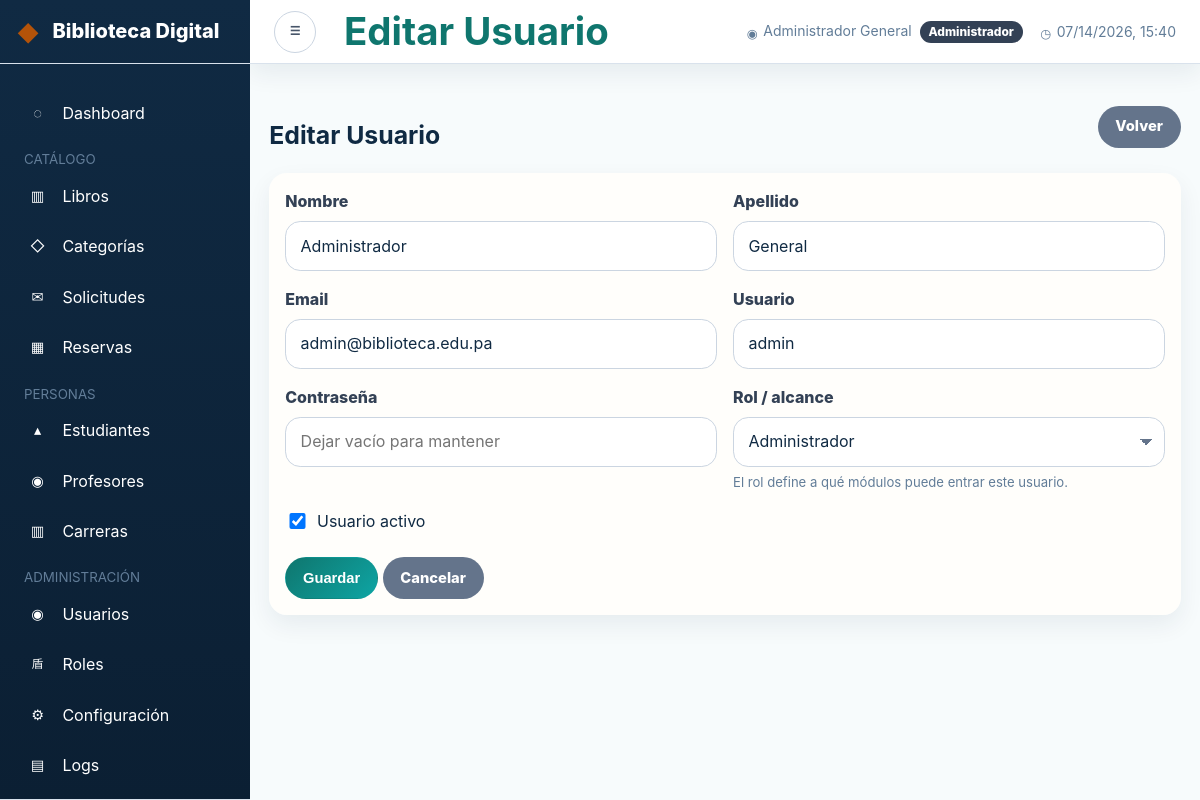
The app's page /public/index.php?mod=usuarios&accion=form&id=1 (signed in) with its own data.
### tables this page shows
CREATE TABLE `usuarios` (
    `id_usuario`        INT UNSIGNED NOT NULL AUTO_INCREMENT,
    `nombre`            VARCHAR(100) NOT NULL,
    `apellido`          VARCHAR(100) NOT NULL,
    `email`             VARCHAR(255) NOT NULL,
    `username`          VARCHAR(50) NOT NULL,
    `password_hash`     VARCHAR(255) NOT NULL,
    `rol`               ENUM('administrador','operador') NOT NULL DEFAULT 'operador',
    `id_rol`            INT UNSIGNED NULL,
    `activo`            TINYINT(1) NOT NULL DEFAULT 1,
    `intentos_fallidos` TINYINT(1) NOT NULL DEFAULT 0,
    `bloqueado`         TINYINT(1) NOT NULL DEFAULT 0,
    `ultimo_login`      DATETIME NULL,
    `firma_datos`       CHAR(64),
    `created_at`        DATETIME NOT NULL DEFAULT CURRENT_TIMESTAMP,
    `updated_at`        DATETIME NOT NULL DEFAULT CURRENT_TIMESTAMP ON UPDATE CURRENT_TIMESTAMP,
    PRIMARY KEY (`id_usuario`),
    UNIQUE KEY `uq_usuario_email` (`email`),
    UNIQUE KEY `uq_usuario_username` (`username`),
    KEY `idx_usuario_rol` (`id_rol`),
    CONSTRAINT `fk_usuario_rol`
        FOREIGN KEY (`id_rol`) REFERENCES `roles` (`id_rol`)
        ON DELETE SET NULL
);

CREATE TABLE `roles` (
    `id_rol`      INT UNSIGNED NOT NULL AUTO_INCREMENT,
    `nombre`      VARCHAR(80) NOT NULL,
    `descripcion` VARCHAR(255),
    `modulos`     TEXT NOT NULL COMMENT 'CSV de módulos permitidos o * para control total',
    `activo`      TINYINT(1) NOT NULL DEFAULT 1,
    `created_at`  DATETIME NOT NULL DEFAULT CURRENT_TIMESTAMP,
    `updated_at`  DATETIME NOT NULL DEFAULT CURRENT_TIMESTAMP ON UPDATE CURRENT_TIMESTAMP,
    PRIMARY KEY (`id_rol`),
    UNIQUE KEY `uq_roles_nombre` (`nombre`)
);

### controllers/UsuarioController.php (called while the page is built, shortened)
<?php
class UsuarioController
{
    private UsuarioModel $modelo;
    private RolModel $roles;
    public function __construct()
    {
        $this->modelo = new UsuarioModel();
        $this->roles = new RolModel();
    }
    public function form(): void
    {
        $id = Sanitizador::entero($_GET['id'] ?? 0);
        $usuario = $id ? $this->modelo->obtenerPorId($id) : [];
        $roles = $this->roles->obtenerTodosActivos();
        require_once SRC_PATH . '/views/usuarios/form.php';
    }
}

### public/index.php (called while the page is built, shortened)
<?php
require_once dirname(__DIR__) . '/config.php';
$mod = Sanitizador::alfanumerico($_GET['mod'] ?? 'portal');
$accion = Sanitizador::alfanumerico($_GET['accion'] ?? 'index');
switch ($mod) {
    case 'usuarios':
        $controller = new UsuarioController();
        break;
}
$controller->{$accion}();

### utilidades/Sanitizador.php (called while the page is built, shortened)
<?php
class Sanitizador
{
    public static function entero($valor): int
    {
        return filter_var($valor, FILTER_VALIDATE_INT) ?: 0;
    }
    public static function html(string $valor): string
    {
        return htmlspecialchars($valor, ENT_QUOTES | ENT_SUBSTITUTE, 'UTF-8');
    }
    public static function obtenerViejosDatos(): array
    {
        $datos = $_SESSION['old_input'] ?? [];
        return $datos;
    }
}

### config.php (called while the page is built, shortened)
<?php
require_once __DIR__ . '/utilidades/Env.php';
if (!function_exists('normalizarRol')) {
    function normalizarRol(string $rol, string $username = ''): string
    {
        $rol = strtolower(trim($rol));
        return match ($rol) {
            'admin', 'administrador' => 'administrador',
            'bibliotecario', 'operador' => 'operador',
            default => $rol,
        };
    }
}
if (!function_exists('usuarioPuede')) {
    function usuarioPuede(string $modulo): bool
    {
        $usuario = $_SESSION['usuario'] ?? null;
        $rol = normalizarRol((string)($usuario['rol'] ?? ''), (string)($usuario['username'] ?? ''));
        if ($rol === 'administrador') {
            return true;
        }
        $permisos = $usuario['permisos'] ?? [];
        return in_array('*', $permisos, true) || in_array($modulo, $permisos, true);
    }
}
require_once SRC_PATH . '/utilidades/Sanitizador.php';
require_once SRC_PATH . '/conexion/Conexion.php';
require_once SRC_PATH . '/models/RolModel.php';
require_once SRC_PATH . '/models/UsuarioModel.php';
require_once SRC_PATH . '/controllers/UsuarioController.php';

### models/UsuarioModel.php (called while the page is built, shortened)
<?php
class UsuarioModel implements IRepositorio
{
    private PDO $pdo;
    public function __construct()
    {
        $this->pdo = Conexion::obtenerInstancia()->getConexion();
    }
    public function obtenerPorId(int $id): array|false
    {
        $stmt = $this->pdo->prepare(
            'SELECT u.id_usuario, u.nombre, u.apellido, u.email, u.username, u.rol, u.id_rol, u.activo
             FROM usuarios u WHERE u.id_usuario = ?'
        );
        $stmt->execute([$id]);
        return $stmt->fetch();
    }
}

### utilidades/Env.php (called while the page is built, shortened)
<?php
final class Env
{
    public static function get(string $clave, mixed $default = null): mixed
    {
        $valor = getenv($clave);
        if ($valor !== false) {
            return $valor;
        }
        return $default;
    }
    public static function int(string $clave, int $default = 0): int
    {
        return (int) self::get($clave, $default);
    }
}

### conexion/Conexion.php (called while the page is built, shortened)
<?php
class Conexion
{
    private static ?Conexion $instancia = null;
    private function __construct()
    {
        $host = (string) Env::get('DB_HOST', 'localhost');
        $port = Env::int('DB_PORT', 3306);
        $name = (string) Env::get('DB_NAME', 'biblioteca_digital');
        $user = (string) Env::get('DB_USER', 'bib_app');
        $pass = (string) Env::get('DB_PASS', 'B!bl10t3c@_S3cur3#2025');
        $charset = (string) Env::get('DB_CHARSET', 'utf8mb4');
        $dsn = sprintf(
            'mysql:host=%s;port=%d;dbname=%s;charset=%s',
            $host,
            $port,
            $name,
            $charset
        );
        $opciones = [
            PDO::ATTR_ERRMODE            => PDO::ERRMODE_EXCEPTION,
            PDO::ATTR_DEFAULT_FETCH_MODE => PDO::FETCH_ASSOC,
            PDO::ATTR_EMULATE_PREPARES   => false,
            PDO::MYSQL_ATTR_FOUND_ROWS   => true,
        ];
        try {
            $this->conexion = new PDO($dsn, $user, $pass, $opciones);
        } catch (PDOException $e) {
            error_log('[Conexion] Error de BD: ' . $e->getMessage());
            if (Env::bool('APP_DEBUG', true)) {
                throw new RuntimeException('No se pudo establecer la conexión con la base de datos: ' . $e->getMessage());
            }
            throw new RuntimeException('No se pudo establecer la conexión con la base de datos.');
        }
    }
    public static function obtenerInstancia(): self
    {
        if (self::$instancia === null) {
            self::$instancia = new self();
        }
        return self::$instancia;
    }
}

### models/RolModel.php (called while the page is built, shortened)
<?php
class RolModel implements IRepositorio
{
    private PDO $pdo;
    public function __construct()
    {
        $this->pdo = Conexion::obtenerInstancia()->getConexion();
    }
    public function obtenerTodosActivos(): array
    {
        $stmt = $this->pdo->query('SELECT * FROM roles WHERE activo=1 ORDER BY nombre ASC');
        return $stmt->fetchAll();
    }
}

### views/usuarios/form.php (the view, shortened to what this page needs)
<?php
$tituloPagina = empty($usuario) ? 'Nuevo Usuario' : 'Editar Usuario';
require_once SRC_PATH . '/views/layout/header.php';
$id = $usuario['id_usuario'] ?? 0;
$old = Sanitizador::obtenerViejosDatos();
?>
<div class="container py-4">
  <div class="d-flex justify-content-between align-items-center mb-4">
    <h1 class="h3 mb-0"><?= Sanitizador::html($tituloPagina) ?></h1>
    <a href="<?= BASE_URL ?>/index.php?mod=usuarios" class="btn btn-secondary">Volver</a>
  </div>
  <div class="card border-0 shadow-sm">
    <div class="card-body">
      <form method="POST" action="<?= BASE_URL ?>/index.php?mod=usuarios&accion=guardar" novalidate>
        <div class="row g-3">
          <div class="col-md-6">
            <label class="form-label">Nombre</label>
            <input type="text" name="nombre" class="form-control text-capitalize" required value="<?= Sanitizador::html((string)($old['nombre'] ?? $usuario['nombre'] ?? '')) ?>">
          </div>
          <div class="col-md-6">
            <label class="form-label">Apellido</label>
            <input type="text" name="apellido" class="form-control text-capitalize" required value="<?= Sanitizador::html((string)($old['apellido'] ?? $usuario['apellido'] ?? '')) ?>">
          </div>
          <div class="col-md-6">
            <label class="form-label">Email</label>
            <input type="email" name="email" class="form-control" required value="<?= Sanitizador::html((string)($old['email'] ?? $usuario['email'] ?? '')) ?>">
          </div>
          <div class="col-md-6">
            <label class="form-label">Usuario</label>
            <input type="text" name="username" class="form-control" required value="<?= Sanitizador::html((string)($old['username'] ?? $usuario['username'] ?? '')) ?>">
          </div>
          <div class="col-md-6">
            <label class="form-label">Contraseña</label>
            <input type="password" name="password" class="form-control" placeholder="<?= $id ? 'Dejar vacío para mantener' : '8–12 caracteres' ?>" <?= $id ? '' : 'required' ?> minlength="8" maxlength="12">
          </div>
          <div class="col-md-6">
            <label class="form-label">Rol / alcance</label>
            <select name="id_rol" class="form-select" required>
              <?php foreach ($roles as $rol): ?>
                <option value="<?= (int)$rol['id_rol'] ?>" <?= (int)($old['id_rol'] ?? $usuario['id_rol'] ?? 0) === (int)$rol['id_rol'] ? 'selected' : '' ?>>
                  <?= Sanitizador::html($rol['nombre']) ?>
                </option>
              <?php endforeach; ?>
            </select>
            <div class="form-text">El rol define a qué módulos puede entrar este usuario.</div>
          </div>
          <?php if ($id): ?>
            <div class="col-12">
              <div class="form-check form-switch">
                <input class="form-check-input" type="checkbox" name="activo" value="1" id="chkActivo" <?= (int)($old['activo'] ?? $usuario['activo'] ?? 1) === 1 ? 'checked' : '' ?> >
                <label class="form-check-label" for="chkActivo">Usuario activo</label>
              </div>
            </div>
          <?php endif; ?>
        </div>
        <div class="mt-4">
          <button type="submit" class="btn btn-primary">Guardar</button>
          <a href="<?= BASE_URL ?>/index.php?mod=usuarios" class="btn btn-secondary">Cancelar</a>
        </div>
      </form>
    </div>
  </div>
</div>
<?php require_once SRC_PATH . '/views/layout/footer.php'; ?>

### records on screen
usuarios: nombre "Administrador", apellido "General", email "admin@biblioteca.edu.pa", username "admin", id_rol "Administrador", activo "☑"

### other values on screen
Sanitizador::html($tituloPagina ?? '') "Editar Usuario"
Sanitizador::html($_SESSION['usuario']['nombre'] ?? '') "Administrador General"
Sanitizador::html($tituloPagina) "Editar Usuario"
